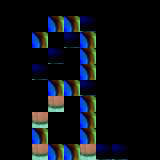

Below is a game level as drawn by its tile map, then a one-line description and the .tmx file that defines it, in full:
An orthogonal 10x10 tile map with 16x16 px tiles, 5 tile layers (Layer1, Layer2, Layer3, Group1Layer1, ...).

<map version="1.2" tiledversion="1.3.1" orientation="orthogonal" renderorder="right-down" compressionlevel="-1" width="10" height="10" tilewidth="16" tileheight="16" infinite="0" nextlayerid="12" nextobjectid="1">
 <properties>
  <property name="MapPropertyBool" type="bool" value="true" />
  <property name="MapPropertyColor" type="color" value="#ffff0000" />
  <property name="MapPropertyFile" type="file" value="tileset.tsx" />
  <property name="MapPropertyFloat" type="float" value="3.25" />
  <property name="MapPropertyInt" type="int" value="1" />
  <property name="MapPropertyString" value="text" />
 </properties>
 <tileset firstgid="1" source="tileset.tsx" />
 <layer id="1" name="Layer1" width="10" height="10">
  <properties>
   <property name="Layer1PropertyString" value="layer1" />
  </properties>
  <data encoding="csv">
0,0,0,0,0,0,0,0,0,0,
0,0,0,0,0,371,0,0,0,0,
0,0,0,0,371,371,0,0,0,0,
0,0,0,371,0,371,0,0,0,0,
0,0,371,0,0,371,0,0,0,0,
0,0,0,0,0,371,0,0,0,0,
0,0,0,0,0,371,0,0,0,0,
0,0,0,0,0,371,0,0,0,0,
0,0,0,0,0,371,0,0,0,0,
0,0,371,371,371,371,371,371,0,0
</data>
 </layer>
 <layer id="2" name="Layer2" width="10" height="10">
  <data encoding="csv">
0,0,0,0,0,0,0,0,0,0,
0,0,0,451,451,0,0,0,0,0,
0,0,451,0,0,451,0,0,0,0,
0,0,0,0,0,451,0,0,0,0,
0,0,0,0,0,451,0,0,0,0,
0,0,0,0,451,0,0,0,0,0,
0,0,0,451,0,0,0,0,0,0,
0,0,451,0,0,0,0,0,0,0,
0,0,451,0,0,0,0,0,0,0,
0,0,451,451,451,451,0,0,0,0
</data>
 </layer>
 <layer id="3" name="Layer3" width="10" height="10">
  <data encoding="csv">
0,0,0,0,0,0,0,0,0,0,
0,0,0,94,94,0,0,0,0,0,
0,0,94,0,0,94,0,0,0,0,
0,0,0,0,0,94,0,0,0,0,
0,0,0,0,0,94,0,0,0,0,
0,0,0,94,94,0,0,0,0,0,
0,0,0,0,0,94,0,0,0,0,
0,0,0,0,0,94,0,0,0,0,
0,0,94,0,0,94,0,0,0,0,
0,0,0,94,94,0,0,0,0,0
</data>
 </layer>
 <objectgroup id="4" name="ObjectLayer1" />
 <objectgroup id="5" name="ObjectLayer2" />
 <imagelayer id="6" name="ImageLayer1">
  <image source="sea-2361247_640.jpg" width="640" height="480" />
 </imagelayer>
 <imagelayer id="7" name="ImageLayer2">
  <image source="hedgehog-468228_640.jpg" width="640" height="425" />
 </imagelayer>
 <group id="11" name="Group1">
  <layer id="9" name="Group1Layer1" width="10" height="10">
   <data encoding="csv">
0,0,0,0,0,0,0,0,0,0,
0,0,0,0,0,0,0,0,0,0,
0,0,0,0,0,0,0,0,0,0,
0,0,0,0,0,0,0,0,0,0,
0,0,0,0,0,0,0,0,0,0,
0,0,0,0,0,0,0,0,0,0,
0,0,0,0,0,0,0,0,0,0,
0,0,0,0,0,0,0,0,0,0,
0,0,0,0,0,0,0,0,0,0,
0,0,0,0,0,0,0,0,0,0
</data>
  </layer>
  <layer id="10" name="Group1Layer2" width="10" height="10">
   <data encoding="csv">
0,0,0,0,0,0,0,0,0,0,
0,0,0,0,0,0,0,0,0,0,
0,0,0,0,0,0,0,0,0,0,
0,0,0,0,0,0,0,0,0,0,
0,0,0,0,0,0,0,0,0,0,
0,0,0,0,0,0,0,0,0,0,
0,0,0,0,0,0,0,0,0,0,
0,0,0,0,0,0,0,0,0,0,
0,0,0,0,0,0,0,0,0,0,
0,0,0,0,0,0,0,0,0,0
</data>
  </layer>
 </group>
</map>